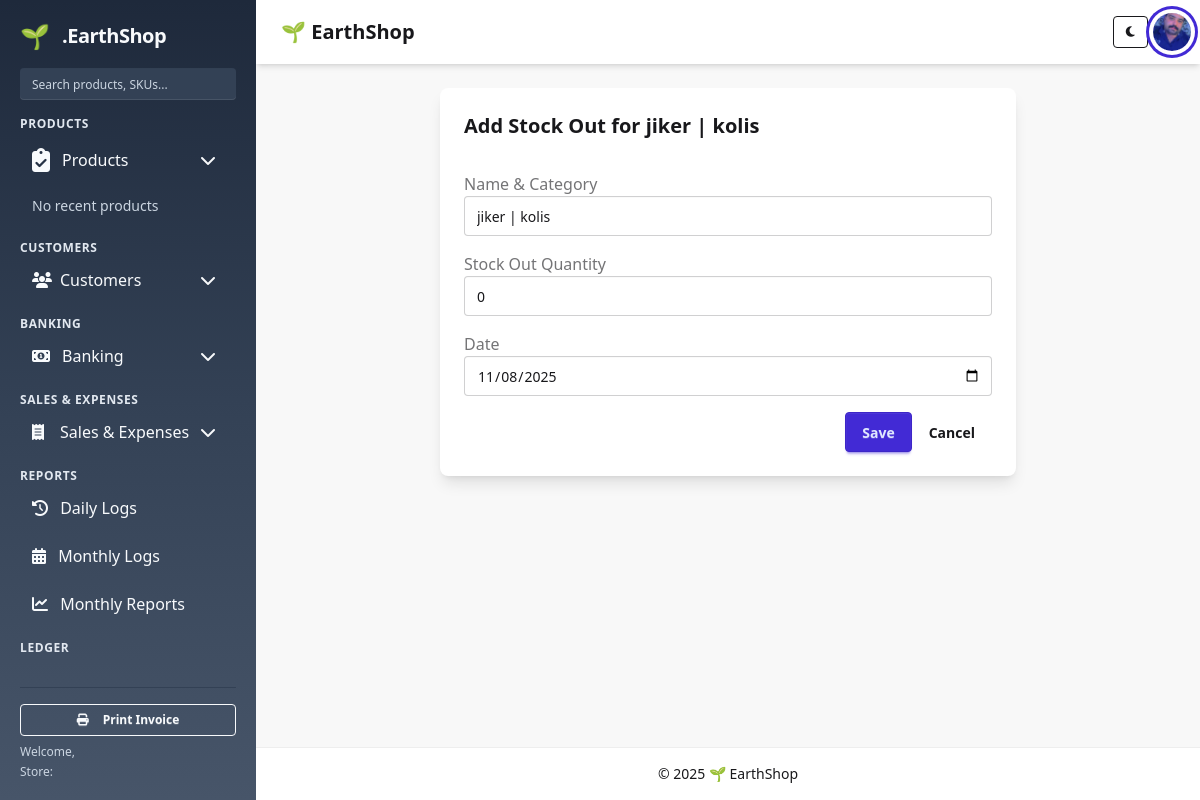
Page /products/product/1/stockout/add/ on the committed database.
### products/models.py (models this page shows, shortened)
class Product(models.Model):
    category = models.ForeignKey(Category, on_delete=models.CASCADE)
    name = models.CharField(max_length=200)
    stock = models.IntegerField(default=0)
    quantity = models.IntegerField(default=0)
    buying_price = models.DecimalField(max_digits=10, decimal_places=2)
    date = models.DateField(default=timezone.now, null=True, blank=True)

class Category(models.Model):
    name = models.CharField(max_length=100)
    description = models.TextField(blank=True)
    date = models.DateField(default=timezone.now, null=True, blank=True)

### products/views.py (the view)
# urls.py: path('product/<int:product_id>/stockout/add/', views.add_stock_out, name='add_stock_out'),
def add_stock_out(request, product_id):
    product = get_object_or_404(Product, pk=product_id)
    if request.method == 'POST':
        form = StockOutForm(request.POST)
        if form.is_valid():
            stockout = form.save(commit=False)
            stockout.product = product
            stockout.save()
            messages.success(request, "Stock out recorded successfully.")
            return redirect('products:product_stockouts', product_id=product.id)
        else:
            messages.error(request, "Please correct the errors below.")
    else:
        form = StockOutForm(initial={
            'date': timezone.now().date()
        })
    return render(request, 'products/add_stockout.html', {
        'form': form,
        'product': product,
    })

### products/forms.py
class StockOutForm(forms.ModelForm):
    class Meta:
        model = StockOut
        fields = ['stock_out_quantity', 'date']
        widgets = {
            'date': forms.DateInput(attrs={'type': 'date', 'class': 'input input-bordered w-full'}),
            'stock_out_quantity': forms.NumberInput(attrs={'class': 'input input-bordered w-full', 'min': '1'}),
        }

### templates/products/add_stockout.html (shortened to what this page needs)
{% extends 'base.html' %}
{% block content %}
<div class="card bg-base-100 shadow-lg p-6 max-w-xl mx-auto">
  <h2 class="text-xl font-bold mb-4">Add Stock Out for {{ product.name }} | {{ product.category.name }}</h2>
  <form method="POST" class="space-y-4">
    <div>
      <label class="label">Name & Category</label>
      <input type="text" value="{{ product.name }} | {{ product.category.name }}" class="input input-bordered w-full" readonly>
    </div>
    <div>
      <label class="label">Stock Out Quantity</label>
      {{ form.stock_out_quantity }}
    </div>
    <div>
      <label class="label">Date</label>
      {{ form.date }}
    </div>
    <div class="flex justify-end mt-4">
      <button type="submit" class="btn btn-primary">Save</button>
      <a href="{% url 'products:product_stockouts' product.id %}" class="btn btn-ghost ml-2">Cancel</a>
    </div>
  </form>
</div>
{% endblock %}

### rows in the picture
Product: name "jiker", category.name "kolis", name "jiker | kolis"

### other values in the picture
{{ year|default:2025 }} "2025"
